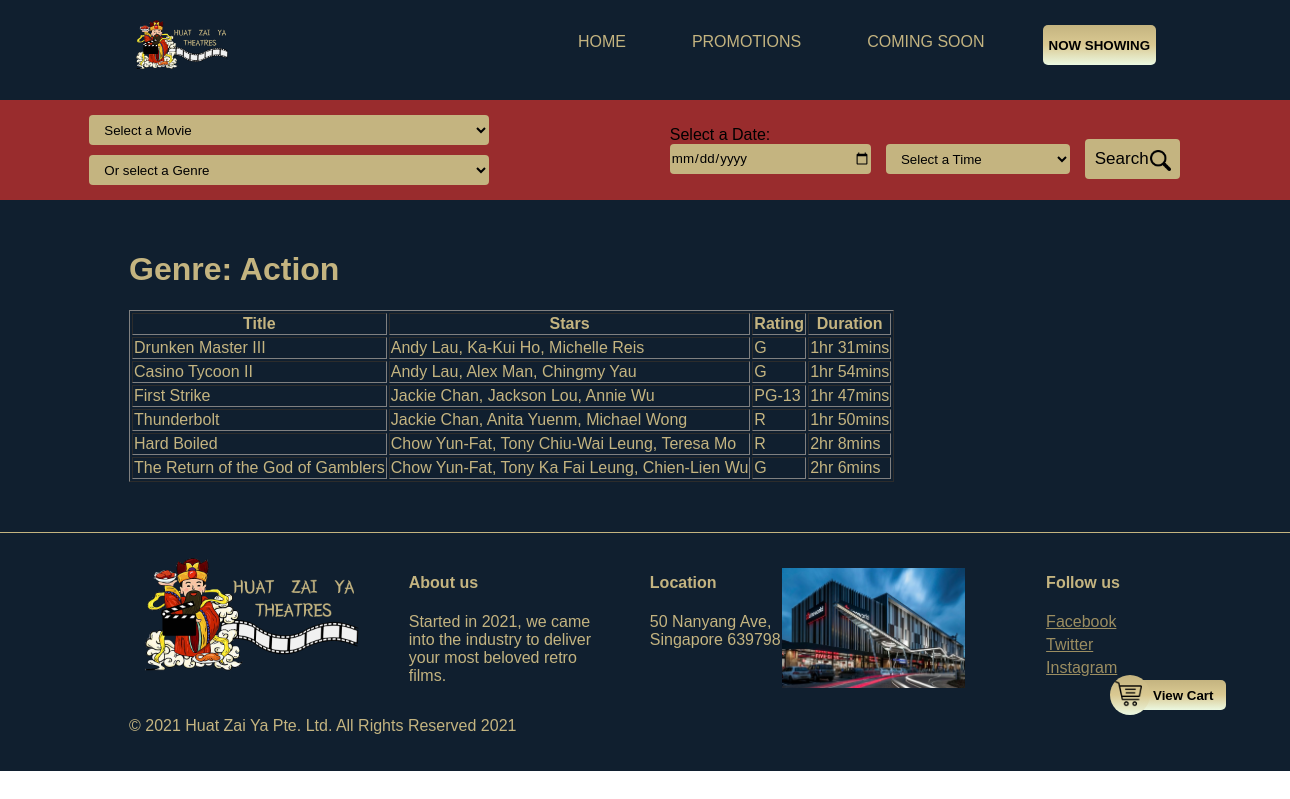
Page /genre.php?genre=1 on the committed database.
### tables this page shows
CREATE TABLE IF NOT EXISTS `Genre` (
  `genreID` int(11) NOT NULL AUTO_INCREMENT,
  `genre` varchar(50) NOT NULL,
  PRIMARY KEY (`genreID`)
);

CREATE TABLE IF NOT EXISTS `Movie` (
  `movieID` int(50) NOT NULL AUTO_INCREMENT,
  `movieName` varchar(80) NOT NULL,
  `movieRating` varchar(6) NOT NULL,
  `movieStars` text NOT NULL,
  `movieDetails` text NOT NULL,
  `movieDuration` varchar(10) NOT NULL,
  PRIMARY KEY (`movieID`)
);

### genre.php (the view, shortened to what this page needs)
<!DOCTYPE html>
<html lang="en">
<head>
	<link rel="stylesheet" href="style.php">
</head>
<?php
  @ $db = new mysqli('localhost', 'f32ee', 'f32ee', 'f32ee');
    ?>
<body style="margin:0px;">
	<div class="cart-button" onclick="window.location.href='ViewCart.php'">
		<div class="cart-icon"><img src="assets/cart.png"
				style="align-items: center; vertical-align: middle; justify-content: center;" width="90%">
		</div>
		<button class="cart-text">View Cart</button>
	</div>
	<div id="container">
		<div id="header">
			<div id="navbar">
				<ul class="top-navbar">
					<div class="navbar-links">
						<li style="margin-right: 0;"><button class="cta-button"
								onclick="location.href='now-showing.php'">NOW SHOWING</button>
						</li>
						<li><a href="coming-soon.php">COMING SOON</a></li>
						<li><a href="promotions.php">PROMOTIONS</a></li>
						<li><a href="index.php">HOME</a></li>
					</div>
					<img class="logo-img" src="./assets/logo.png" width="10%"
						onclick="window.location.href='index.php'">
				</ul>
			</div>
			<div id="search-bar-section">
				<div id="search-bar">
					<form method="post" style="width: 100%; height: 100%; display: flex; justify-content: center;
    align-items: center; vertical-align: middle;">
						<div class="search-bar-selection-container-1">
							<select name="movies" class="search-bar-selection-1" id="movies">
								<option value="" disabled selected>&nbsp;&nbsp;&nbsp;Select a Movie</option>
							</select>
							<select name="genre" id="genre" class="search-bar-selection-1">
								<option value="" disabled selected>&nbsp;&nbsp;&nbsp;Or select a Genre</option>
							</select>
						</div>
						<div class="search-bar-selection-container-2">
							<div style="display: inline-flex; flex-direction: column;">
								<label for=" date" class="search-bar-selection-label">Select
									a Date:</label>
								<input type="date" name="Date" id="Date" class="search-bar-selection-2">
							</div>
							<select name="time" id="time" class="search-bar-selection-2">
								<option value="" disabled selected>&nbsp;&nbsp;&nbsp;Select a Time</option>
							</select>
							<input type="reset" value="Search" class="search-bar-button" id="search"
								onclick="myFunction()">
							<img src="assets/search.png" width="4%"
								style="position: relative; transform: translate(-30px, -3px);">
						</div>
					</form>
				</div>
			</div>
		</div>
		<div id="content-section">
			<?php
            $genre = $_GET['genre'];
            $movie8 = "SELECT genre FROM Genre where genreID =".$genre.";";
            $movie8 = $db->query($movie8);
            if ($movie8 ->num_rows >0){
              while ($row = $movie8->fetch_assoc()){
              $moviegenre1 = $row["genre"];
              }}
              echo "<h1>Genre: ".$moviegenre1."</h1>";
            echo "<table border='1'>
            <tr>
            <th>Title</th>
			<th>Stars</th>
            <th>Rating</th>
            <th>Duration</th>";
            $movie = 'select Movie.movieName, Movie.movieRating, Movie.movieStars, Movie.movieDuration from Movie inner join Movie_genre on Movie.movieID = Movie_genre.movieID inner join Genre on Movie_genre.genreID = Genre.genreID where Genre.genreID ='.$genre.';';
            $movie = $db->query($movie);
            if ($movie ->num_rows >0){
            while ($row = $movie->fetch_assoc()){
             echo "<tr>";
             echo"<td>".$row["movieName"]."</td>";
             echo"<td>".$row["movieStars"]."</td>";
             echo"<td>".$row["movieRating"]."</td>";
             echo"<td>".$row["movieDuration"]."</td>";
             echo"</tr>";
            }}
            else{
				echo"</table>";
                echo"No match found";
            }
            echo"</table>";
?>
		</div>
		<footer id="footer">
			<div style="display: flex;">
				<img src=" assets/logo.png" height="120px">
				<div style="width: 100%; display: flex;justify-content: space-evenly;">
					<div style="flex-direction: column;">
						<h4>
							About us
						</h4>
						<p style="width: 200px;">Started in 2021, we came into the industry to deliver your most
							beloved
							retro films.
						</p>
					</div>
					<div style="flex-direction: column;">
						<h4>
							Location
						</h4>
						<p>
							50 Nanyang Ave,<br>Singapore 639798
						</p>
					</div>
					<img src=" assets/location.jpg" height="120px" style="transform: translate(-40px,15px);">
					<div style="flex-direction: column;">
						<h4>
							Follow us
						</h4>
						<ul>
							<li>
								<a href="www.facebook.com">Facebook</a>
							</li>
							<li>
								<a href="www.twitter.com">Twitter</a>
							</li>
							<li>
								<a href="www.instagram.com">Instagram</a>
							</li>
						</ul>
					</div>
				</div>
			</div>
			<p>© 2021 Huat Zai Ya Pte. Ltd. All Rights
				Reserved 2021
			</p>
		</footer>
</body>
</html>

### rows in the picture
genre: genre "Action"
movie: movieName "Drunken Master III", movieStars "Andy Lau, Ka-Kui Ho, Michelle Reis", movieRating "G", movieDuration "1hr 31mins"
movie: movieName "Casino Tycoon II", movieStars "Andy Lau, Alex Man, Chingmy Yau", movieRating "G", movieDuration "1hr 54mins"
movie: movieName "First Strike", movieStars "Jackie Chan, Jackson Lou, Annie Wu", movieRating "PG-13", movieDuration "1hr 47mins"
movie: movieName "Thunderbolt", movieStars "Jackie Chan, Anita Yuenm, Michael Wong", movieRating "R", movieDuration "1hr 50mins"
movie: movieName "Hard Boiled", movieStars "Chow Yun-Fat, Tony Chiu-Wai Leung, Teresa Mo", movieRating "R", movieDuration "2hr 8mins"
movie: movieName "The Return of the God of Gamblers", movieStars "Chow Yun-Fat, Tony Ka Fai Leung, Chien-Lien Wu", movieRating "G", movieDuration "2hr 6mins"
